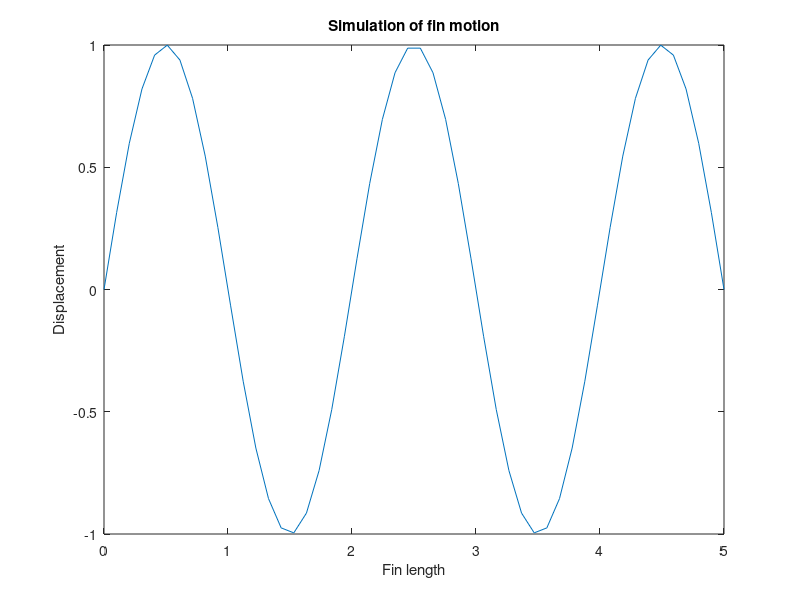

Source code (MATLAB):
%% 1st test, Fin motion simulator for the consideration of design in robot implementation.

% Governing behavior (Sine wave)
% y(x,t) = A* sin (lambda * x - omega * t)
% A - Amplitude of fin's motion
% k - wave number (in relation to wave length - lambda)
% omega - Angular frequency (omega = 2 *pi * f)
% x - Position along the fin
% t - time :v

% Global parameters.
A = 1;
lambda = 2; % Reduction could aid with positioning
f = 1; % Increase related to motion a.w.t. speed, consider an upper limit. 
omega = 2 * pi * f;
k = 2 * pi / lambda; % Wavenumber
L = 5; % Length of fin
x = linspace(0, L, 50); % Discretize fin along its length

% Time evolution
t_end = 5; % Time duration of experiment
dt = 0.05; % Time step
t = 0:dt:t_end; % Time vector

% Initialize the plot
figure;
h = plot(x,A * sin(k*x)); 
axis([0 L -A A]);
xlabel('Fin length');
ylabel('Displacement');
title('Simulation of fin motion');

% Animation loop
for i = 1:length(t)
    y = A * sin(k * x - omega * t(i));
    set(h,'yData', y);
    pause(0.05);
end
